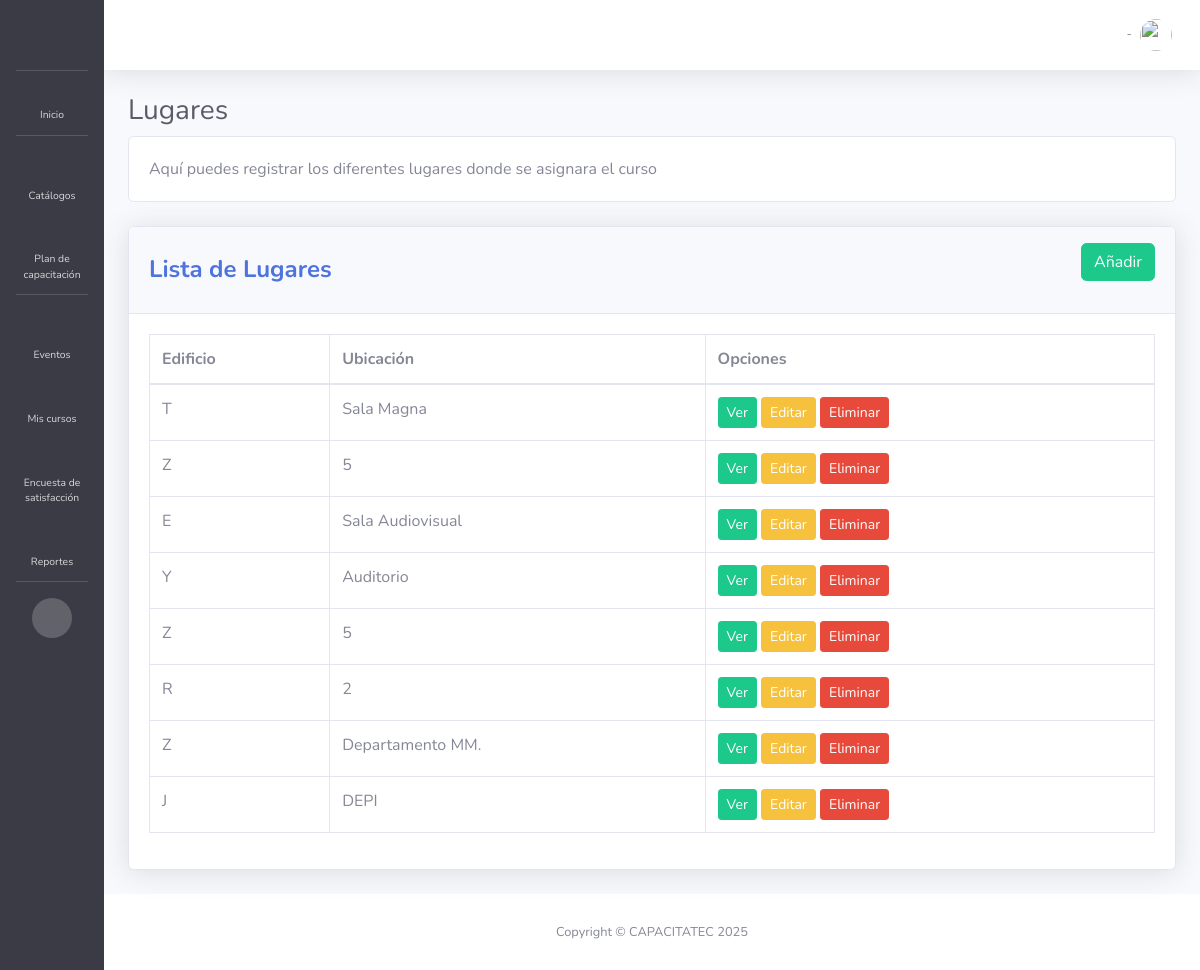
The app's page /catalogos/lugarlista/ (signed in) with its own data.
### catalogos/models.py (models this page shows, shortened)
class Lugar(models.Model):
    nombreEdificio = models.CharField(max_length=40)
    ubicacion = models.CharField(max_length=40)
    class Meta:
        verbose_name_plural = 'Lugares'

### catalogos/views.py (the view)
# urls.py: path('lugarlista/', views.lugarlista, name='lugarlista'),
@login_required(login_url='signin')
@permission_required('catalogos.view_lugar', raise_exception=True)
def lugarlista(request):
    Lugares = Lugar.objects.all()
    return render(request, 'lugarlista.html', {'Lugares': Lugares})

### catalogos/templates/lugarlista.html (shortened to what this page needs)
{% extends 'base.html' %}
{% load static %}
{% block styles %}
<link href="{% static 'vendor/datatables/dataTables.bootstrap4.min.css' %}" rel="stylesheet">
{% endblock %}
{% block content %}
<h1 class="h3 mb-2 text-gray-800">Lugares</h1>
<div class="card">
    <div class="card-body">
        Aquí puedes registrar los diferentes lugares donde se asignara el curso
    </div>
</div><br>
<div class="card shadow mb-4">
    <div class="card-header py-3 d-flex justify-content-between align-items-center">
        <h4 class="m-0 font-weight-bold text-primary">Lista de Lugares</h4>
        <a href="{% url 'lugarcrear' %}" class="btn btn-success mb-3">Añadir</a>
    </div>
    <div class="card-body">
        <div class="table-responsive">
            <table class="table table-bordered" id="dataTable" width="100%" cellspacing="0">
                <thead>
                    <tr>
                        <th>Edificio</th>
                        <th>Ubicación</th>
                        <th>Opciones</th>
                    </tr>
                </thead>
                <tbody>
                    {% for lugar in Lugares %}
                    <tr id="lugar-{{ lugar.id }}">
                        <td>{{lugar.nombreEdificio}}</td>
                        <td>{{lugar.ubicacion}}</td>
                        <td>
                            <a href="{% url 'lugarver' lugar.id %}" class="btn btn-success btn-sm">Ver</a>
                            <a href="{% url 'lugaractualizar' lugar.id %}" class="btn btn-warning btn-sm">Editar</a>
                            <a href="{% url 'lugareliminar' lugar.id %}" class="btn btn-danger btn-sm">Eliminar</a>
                        </td>
                    </tr>
                    {% endfor %}
                </tbody>
            </table>
        </div>
    </div>
</div>
{% endblock %}

### records on screen
Lugar: nombreEdificio "T", ubicacion "Sala Magna"
Lugar: nombreEdificio "Z", ubicacion "5"
Lugar: nombreEdificio "E", ubicacion "Sala Audiovisual"
Lugar: nombreEdificio "Y", ubicacion "Auditorio"
Lugar: nombreEdificio "Z", ubicacion "5"
Lugar: nombreEdificio "R", ubicacion "2"
Lugar: nombreEdificio "Z", ubicacion "Departamento MM."
Lugar: nombreEdificio "J", ubicacion "DEPI"
